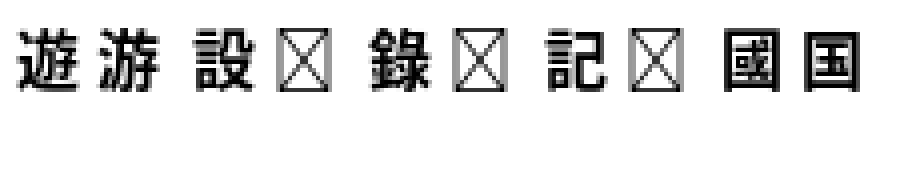

This chart was generated by the following Python code:
# -*- coding: utf-8 -*-
# 验证字体身份 + 繁简对照渲染
from PIL import Image, ImageDraw, ImageFont

FONT = r'k:\FreeMcBoot-Installer-master\installer_res\__base\lang\NotoSansJP-Bold.otf'
f = ImageFont.truetype(FONT, 16)
print('family:', f.getname())

# 对比组：U+904A遊/U+6E38游  U+8A2D設/U+8BBE设  U+9332錄/U+5F55录
pairs = [(u'遊', u'游'), (u'設', u'设'), (u'錄', u'录'), (u'記', u'记'), (u'國', u'国')]
img = Image.new('L', (len(pairs) * 44 + 10, 44), 255)
d = ImageDraw.Draw(img)
for i, (a, b) in enumerate(pairs):
    d.text((i * 44 + 4, 2), a, font=f, fill=0)      # 上排：繁/日形
    d.text((i * 44 + 24, 2), b, font=f, fill=0)     # 上排右：简形
img = img.resize((img.width * 4, img.height * 4), Image.NEAREST)
img.save(r'k:\FreeMcBoot-Installer-master\FreeMcBoot-master\FMCB_Configurator\pinyin\font_identity.png')
print('saved font_identity.png (每组左=繁/日字形 右=简体字形)')
